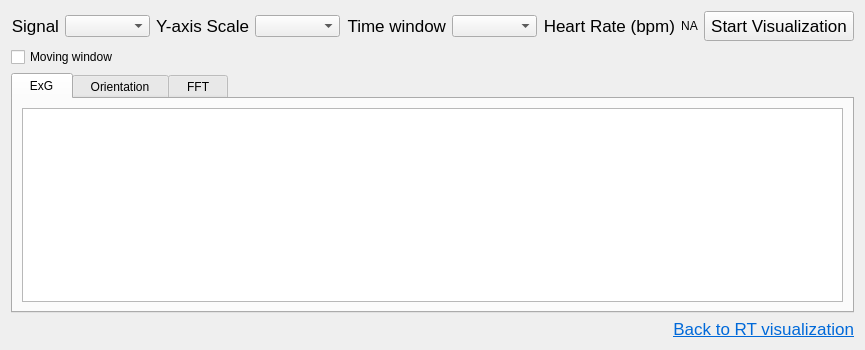
            <widget class="QWidget" name="page_plotsRecorded">
             <property name="styleSheet">
              <string notr="true"/>
             </property>
             <layout class="QVBoxLayout" name="verticalLayout_25">
              <property name="spacing">
               <number>6</number>
              </property>
              <item>
               <layout class="QHBoxLayout" name="horizontalLayout_36">
                <item>
                 <widget class="QLabel" name="label_signal_rec">
                  <property name="font">
                   <font>
                    <pointsize>13</pointsize>
                    <italic>false</italic>
                    <bold>false</bold>
                   </font>
                  </property>
                  <property name="text">
                   <string>Signal</string>
                  </property>
                  <property name="alignment">
                   <set>Qt::AlignRight|Qt::AlignTrailing|Qt::AlignVCenter</set>
                  </property>
                 </widget>
                </item>
                <item>
                 <widget class="QComboBox" name="value_signal_rec">
                  <property name="minimumSize">
                   <size>
                    <width>85</width>
                    <height>0</height>
                   </size>
                  </property>
                  <property name="maximumSize">
                   <size>
                    <width>16777215</width>
                    <height>16777215</height>
                   </size>
                  </property>
                 </widget>
                </item>
                <item>
                 <widget class="QLabel" name="label_yAxis_rec">
                  <property name="font">
                   <font>
                    <pointsize>13</pointsize>
                    <italic>false</italic>
                    <bold>false</bold>
                   </font>
                  </property>
                  <property name="text">
                   <string>Y-axis Scale</string>
                  </property>
                  <property name="alignment">
                   <set>Qt::AlignRight|Qt::AlignTrailing|Qt::AlignVCenter</set>
                  </property>
                 </widget>
                </item>
                <item>
                 <widget class="QComboBox" name="value_yAxis_rec">
                  <property name="minimumSize">
                   <size>
                    <width>85</width>
                    <height>0</height>
                   </size>
                  </property>
                  <property name="maximumSize">
                   <size>
                    <width>16777215</width>
                    <height>16777215</height>
                   </size>
                  </property>
                 </widget>
                </item>
                <item>
                 <widget class="QLabel" name="label_timeScale_rec">
                  <property name="font">
                   <font>
                    <pointsize>13</pointsize>
                    <italic>false</italic>
                    <bold>false</bold>
                   </font>
                  </property>
                  <property name="text">
                   <string>Time window</string>
                  </property>
                  <property name="alignment">
                   <set>Qt::AlignRight|Qt::AlignTrailing|Qt::AlignVCenter</set>
                  </property>
                 </widget>
                </item>
                <item>
                 <widget class="QComboBox" name="value_timeScale_rec">
                  <property name="minimumSize">
                   <size>
                    <width>85</width>
                    <height>0</height>
                   </size>
                  </property>
                  <property name="maximumSize">
                   <size>
                    <width>16777215</width>
                    <height>16777215</height>
                   </size>
                  </property>
                 </widget>
                </item>
                <item>
                 <widget class="QLabel" name="label_heartRate_rec">
                  <property name="font">
                   <font>
                    <pointsize>13</pointsize>
                    <italic>false</italic>
                    <bold>false</bold>
                   </font>
                  </property>
                  <property name="text">
                   <string>Heart Rate (bpm)</string>
                  </property>
                  <property name="alignment">
                   <set>Qt::AlignRight|Qt::AlignTrailing|Qt::AlignVCenter</set>
                  </property>
                 </widget>
                </item>
                <item>
                 <widget class="QLabel" name="value_heartRate_rec">
                  <property name="maximumSize">
                   <size>
                    <width>16777215</width>
                    <height>25</height>
                   </size>
                  </property>
                  <property name="styleSheet">
                   <string notr="true"/>
                  </property>
                  <property name="text">
                   <string>NA</string>
                  </property>
                  <property name="alignment">
                   <set>Qt::AlignCenter</set>
                  </property>
                 </widget>
                </item>
                <item>
                 <widget class="QPushButton" name="btn_stream_rec">
                  <property name="minimumSize">
                   <size>
                    <width>150</width>
                    <height>30</height>
                   </size>
                  </property>
                  <property name="maximumSize">
                   <size>
                    <width>16777215</width>
                    <height>16777215</height>
                   </size>
                  </property>
                  <property name="font">
                   <font>
                    <pointsize>13</pointsize>
                    <italic>false</italic>
                    <bold>false</bold>
                   </font>
                  </property>
                  <property name="cursor">
                   <cursorShape>PointingHandCursor</cursorShape>
                  </property>
                  <property name="styleSheet">
                   <string notr="true"/>
                  </property>
                  <property name="text">
                   <string>Start Visualization</string>
                  </property>
                 </widget>
                </item>
               </layout>
              </item>
              <item>
               <widget class="QCheckBox" name="cb_swipping_rec">
                <property name="text">
                 <string>Moving window</string>
                </property>
               </widget>
              </item>
              <item>
               <widget class="QTabWidget" name="tabWidget_rec">
                <property name="styleSheet">
                 <string notr="true"/>
                </property>
                <property name="currentIndex">
                 <number>0</number>
                </property>
                <widget class="QWidget" name="exg_rec">
                 <attribute name="title">
                  <string>  ExG  </string>
                 </attribute>
                 <layout class="QHBoxLayout" name="horizontalLayout_24">
                  <item>
                   <widget class="GraphicsLayoutWidget" name="plot_exg_rec"/>
                  </item>
                 </layout>
                </widget>
                <widget class="QWidget" name="orn_rec">
                 <attribute name="title">
                  <string>  Orientation  </string>
                 </attribute>
                 <layout class="QHBoxLayout" name="horizontalLayout_30">
                  <item>
                   <widget class="GraphicsLayoutWidget" name="plot_orn_rec"/>
                  </item>
                 </layout>
                </widget>
                <widget class="QWidget" name="fft_rec">
                 <attribute name="title">
                  <string>  FFT  </string>
                 </attribute>
                 <layout class="QHBoxLayout" name="horizontalLayout_40">
                  <item>
                   <widget class="PlotWidget" name="plot_fft_rec"/>
                  </item>
                 </layout>
                </widget>
               </widget>
              </item>
              <item>
               <widget class="QLabel" name="label_3">
                <property name="font">
                 <font>
                  <pointsize>13</pointsize>
                  <italic>false</italic>
                  <bold>false</bold>
                 </font>
                </property>
                <property name="text">
                 <string>&lt;html&gt;&lt;head/&gt;&lt;body&gt;&lt;p&gt;&lt;a href=&quot;mentalab.com&quot;&gt;&lt;span style=&quot; text-decoration: underline; color:#0069d9;&quot;&gt;Back to RT visualization&lt;/span&gt;&lt;/a&gt;&lt;/p&gt;&lt;/body&gt;&lt;/html&gt;</string>
                </property>
                <property name="alignment">
                 <set>Qt::AlignRight|Qt::AlignTrailing|Qt::AlignVCenter</set>
                </property>
                <property name="openExternalLinks">
                 <bool>true</bool>
                </property>
               </widget>
              </item>
             </layout>
            </widget>
